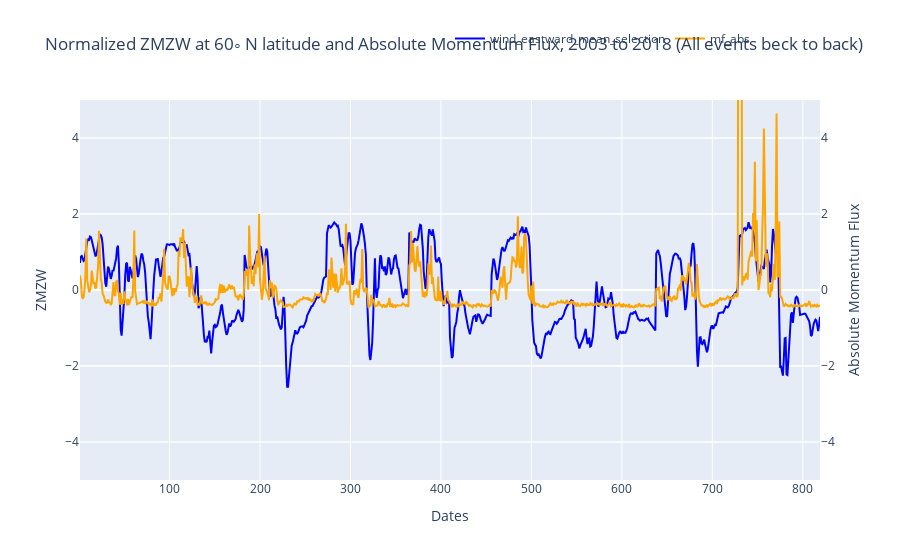

The notebook cell this image was saved under:
### Code cell
# Calculate avs and stds to plot over time for all ssw
avgs = df.mean()
devs = df.std()

for col in ['mf_abs', 'wind_eastward_mean_cos']:
    df[col] = (df[col] - avgs.loc[col]) / devs.loc[col]

# =================================================================================================
# Plot normalized absolute Momemtum flux and ZMZW with Plotly
# =================================================================================================

fig = go.Figure()

fig.add_trace(go.Scatter(x=df['index_'], y=df['wind_eastward_mean_cos'], name='wind_eastward_mean_selection', line=dict(color='blue')))
fig.add_trace(go.Scatter(x=df['index_'], y=df['mf_abs'], name='mf_abs', line=dict(color='orange'), yaxis='y2'))

# Set layout
fig.update_layout(
    yaxis=dict(
        range=[-5, 5],
        title='ZMZW'
    )
    ,yaxis2=dict(
        range=[-5, 5],
        title='Absolute Momentum Flux',
        side='right',
        overlaying='y'
    )
    ,xaxis=dict(title='Dates'),
    title=f'Normalized ZMZW at 60◦ N latitude and Absolute Momentum Flux, 2003 to 2018 (All events beck to back)',
    legend=dict(orientation="h", y=1.2, x=0.5))

# Show the plot
fig.show()

### Figure 1 — Plotly figure (JSON) as saved in the notebook; plotly's stock layout.template omitted (floating-point values rounded to 4 significant figures; data arrays with more than 128 entries replaced by an {"elided": "..."} marker saying what was removed)
{"data": [{"line": {"color": "blue"}, "name": "wind_eastward_mean_selection", "type": "scatter", "x": {"elided": "813 int values"}, "y": {"elided": "813 float values"}}, {"line": {"color": "orange"}, "name": "mf_abs", "type": "scatter", "x": {"elided": "813 int values"}, "y": {"elided": "813 float values"}, "yaxis": "y2"}], "layout": {"legend": {"orientation": "h", "x": 0.5, "y": 1.2}, "title": {"text": "Normalized ZMZW at 60◦ N latitude and Absolute Momentum Flux, 2003 to 2018 (All events beck to back)"}, "xaxis": {"title": {"text": "Dates"}}, "yaxis": {"range": [-5, 5], "title": {"text": "ZMZW"}}, "yaxis2": {"overlaying": "y", "range": [-5, 5], "side": "right", "title": {"text": "Absolute Momentum Flux"}}}}
